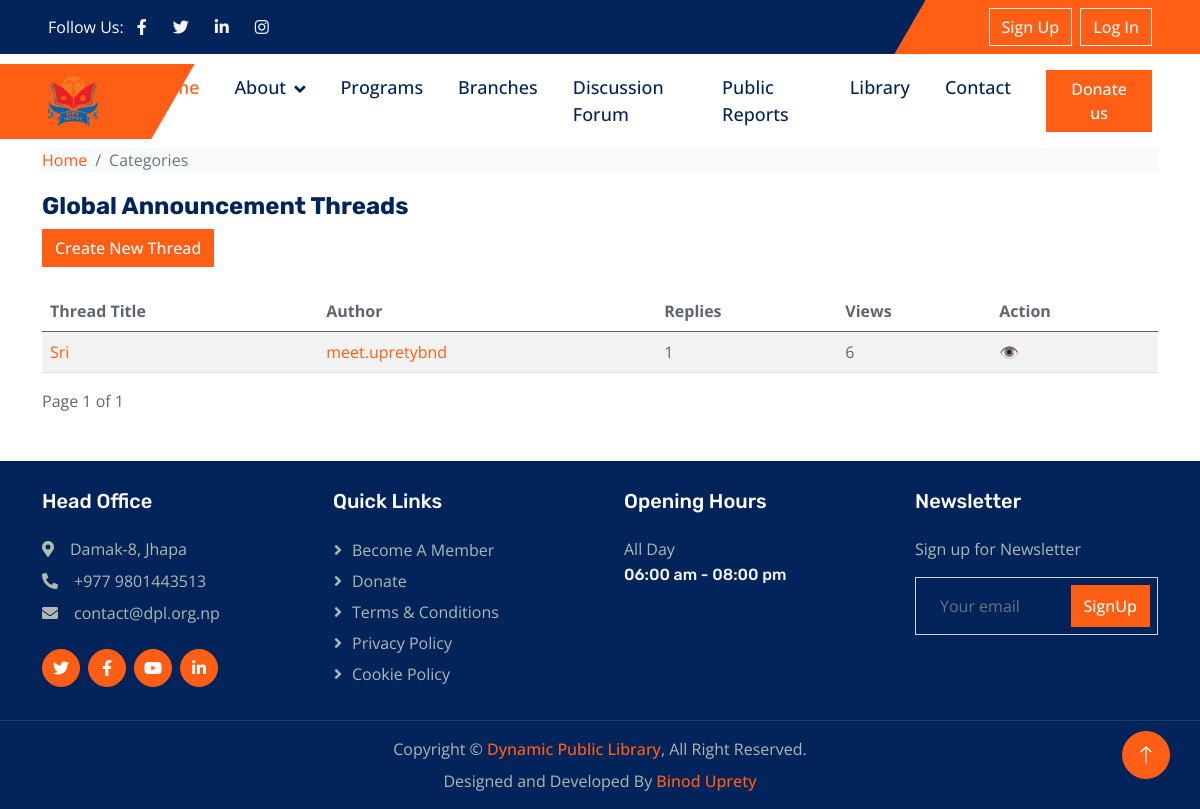
The page /discussion/category/1/ on the database its author committed.
### forum/models.py (models this page shows, shortened)
class Category(models.Model):
    name = models.CharField(max_length=100, unique=True)

class Thread(models.Model):
    title = models.CharField(max_length=255)
    author = models.ForeignKey(User, on_delete=models.CASCADE, related_name="threads")
    content = models.TextField()
    category = models.ForeignKey('Category', on_delete=models.CASCADE, related_name="threads")
    created_at = models.DateTimeField(auto_now_add=True)
    updated_at = models.DateTimeField(auto_now=True)
    view_count = models.PositiveIntegerField(default=0)
    likes = models.ManyToManyField(User, related_name="liked_threads", blank=True)
    views = models.IntegerField(default=0)
    last_reply = models.ForeignKey('Reply', on_delete=models.SET_NULL, null=True, blank=True, related_name="last_replied_thread")

### forum/views.py (the view)
# urls.py: path('category/<int:category_id>/', views.category_threads, name='category_threads'),  # Modify category view
def category_threads(request, category_id):
    category = get_object_or_404(Category, id=category_id)
    threads = Thread.objects.filter(category=category)
    for thread in threads:
        thread.views += 1
        thread.save()
    for thread in threads:
        last_reply = thread.replies.last()  # Get the latest reply
        if last_reply:
            thread.last_reply = last_reply  # Assign the Reply instance
            thread.last_reply_username = last_reply.author.username  # Fetch username for display, if needed
        else:
            thread.last_reply = None
    paginator = Paginator(threads, 5)  # Show 5 threads per page
    page_number = request.GET.get('page')  # Get the page number from the query string
    page_obj = paginator.get_page(page_number)  # Get the page of threads
    return render(request, 'discussion/category_threads.html', {
        'category': category,
        'threads': page_obj,  # Pass the paginated threads
    })

### templates/discussion/category_threads.html (shortened to what this page needs)
{% extends 'base.html' %}
{% block content %}
<div class="container">
    <nav aria-label="breadcrumb">
        <ol class="breadcrumb">
            <li class="breadcrumb-item"><a href="{% url 'home' %}">Home</a></li>
            <li class="breadcrumb-item active" aria-current="page">Categories</li>
        </ol>
    </nav>
    <h1 class="category-title">{{ category.name }} Threads</h1>
     <a href="{% url 'create_thread' %}" class="btn btn-primary mb-4">Create New Thread</a>
    <table class="table table-striped">
        <thead>
            <tr>
                <th scope="col">Thread Title</th>
                <th scope="col">Author</th>
                <th scope="col">Replies</th>
                <th scope="col">Views</th>
                <th scope="col">Action</th>
            </tr>
        </thead>
        <tbody>
            {% for thread in threads %}
            <tr>
                <td><a href="{% url 'thread_detail' thread.id %}">{{ thread.title }}</a></td>
                <td>
                    <a href="{% url 'profile' username=thread.author.username %}" class="text-primary">
                        {{ thread.author.username }}
                    </a>
                </td>
                <td>{{ thread.replies.count }}</td>
                <td>{{ thread.views }}</td>
                <td>
                    <a href="{% url 'thread_detail' thread.id %}">👁️</a>
                </td>
            </tr>
            {% empty %}
            <tr>
                <td colspan="5">No threads in this category yet.</td>
            </tr>
            {% endfor %}
        </tbody>
    </table>
    <div class="pagination">
        <span>Page {{ threads.number }} of {{ threads.paginator.num_pages }}</span>
    </div>
</div>
{% endblock %}

### dpl/static/css/style.css (style rules this page uses)
:root { --primary: #FF5E14; --secondary: #5F656F; --light: #F5F5F5; --dark: #02245B; }
h1, h2, .h1, .h2, .fw-bold { font-weight: 700 !important; }
.btn { transition: .5s; font-weight: 500; }
.btn-primary, .btn-outline-primary:hover { color: #FFFFFF; }

### templates/discussion/category_threads.html (style rules this page uses)
.breadcrumb { background-color: #f8f9fa; margin-bottom: 20px; }
.breadcrumb-item a { text-decoration: none; }
.breadcrumb-item.active { color: #6c757d; }
.category-title { margin-top: 20px; font-size: 24px; font-weight: bold; }
.table th, .table td { vertical-align: middle; }

### rows shown on the page
Category: name "Global Announcement"
Thread: title "Sri", author.username "meet.upretybnd", replies.count "1", views "6"

### other values the page prints
{{ threads.number }} "1"
{{ threads.paginator.num_pages }} "1"
